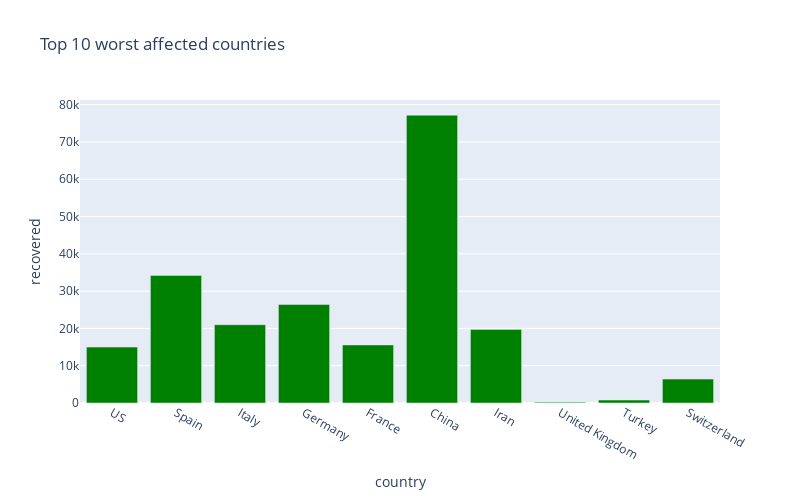

This figure's notebook cell:
### Code cell
px.bar(
    sorted_country_df.head(10),
    x = "country",
    y = "recovered",
    title= "Top 10 worst affected countries", # the axis names
    color_discrete_sequence=["green"], 
    height=500,
    width=800
)

### Figure 1 — Plotly figure (JSON) as saved in the notebook; plotly's stock layout.template omitted (floating-point values rounded to 4 significant figures)
{"data": [{"alignmentgroup": "True", "hovertemplate": "country=%{x}<br>recovered=%{y}<extra></extra>", "legendgroup": "", "marker": {"color": "green"}, "name": "", "offsetgroup": "", "orientation": "v", "showlegend": false, "textposition": "auto", "type": "bar", "x": ["US", "Spain", "Italy", "Germany", "France", "China", "Iran", "United Kingdom", "Turkey", "Switzerland"], "xaxis": "x", "y": [14997, 34219, 20996, 26400, 15574, 77187, 19736, 215, 786, 6415], "yaxis": "y"}], "layout": {"barmode": "relative", "height": 500, "legend": {"tracegroupgap": 0}, "title": {"text": "Top 10 worst affected countries"}, "width": 800, "xaxis": {"anchor": "y", "domain": [0, 1], "title": {"text": "country"}}, "yaxis": {"anchor": "x", "domain": [0, 1], "title": {"text": "recovered"}}}}
